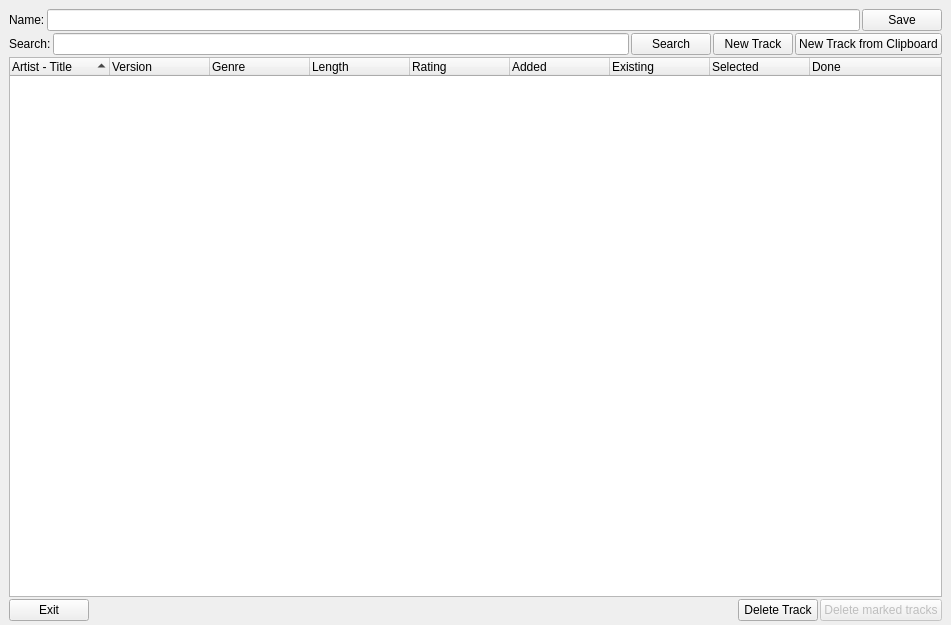
<?xml version="1.0" encoding="UTF-8"?>
<ui version="4.0">
 <class>SearchlistDialogClass</class>
 <widget class="QWidget" name="SearchlistDialogClass">
  <property name="geometry">
   <rect>
    <x>0</x>
    <y>0</y>
    <width>951</width>
    <height>625</height>
   </rect>
  </property>
  <property name="windowTitle">
   <string>Searchlist</string>
  </property>
  <property name="windowIcon">
   <iconset resource="../../resources.qrc">
    <normaloff>:/devices48/resources/tr48x48-0016.png</normaloff>:/devices48/resources/tr48x48-0016.png</iconset>
  </property>
  <layout class="QVBoxLayout" name="searchlistLayout">
   <property name="spacing">
    <number>2</number>
   </property>
   <property name="margin">
    <number>0</number>
   </property>
   <item>
    <layout class="QVBoxLayout" name="verticalLayout">
     <property name="leftMargin">
      <number>9</number>
     </property>
     <property name="topMargin">
      <number>9</number>
     </property>
     <property name="rightMargin">
      <number>9</number>
     </property>
     <property name="bottomMargin">
      <number>4</number>
     </property>
     <item>
      <layout class="QHBoxLayout" name="horizontalLayout_2">
       <item>
        <widget class="QLabel" name="label">
         <property name="text">
          <string>Name:</string>
         </property>
        </widget>
       </item>
       <item>
        <widget class="QLineEdit" name="searchlistName"/>
       </item>
       <item>
        <widget class="QPushButton" name="saveButton">
         <property name="text">
          <string>Save</string>
         </property>
         <property name="icon">
          <iconset resource="../../resources.qrc">
           <normaloff>:/icons/resources/filesave.png</normaloff>:/icons/resources/filesave.png</iconset>
         </property>
         <property name="iconSize">
          <size>
           <width>16</width>
           <height>16</height>
          </size>
         </property>
        </widget>
       </item>
      </layout>
     </item>
     <item>
      <layout class="QHBoxLayout" name="horizontalLayout_4">
       <property name="topMargin">
        <number>0</number>
       </property>
       <item>
        <widget class="QLabel" name="label_2">
         <property name="text">
          <string>Search:</string>
         </property>
        </widget>
       </item>
       <item>
        <widget class="QLineEdit" name="searchTerm"/>
       </item>
       <item>
        <widget class="QPushButton" name="searchButton">
         <property name="text">
          <string>Search</string>
         </property>
         <property name="icon">
          <iconset resource="../../resources.qrc">
           <normaloff>:/icons/resources/findmore.png</normaloff>:/icons/resources/findmore.png</iconset>
         </property>
         <property name="iconSize">
          <size>
           <width>16</width>
           <height>16</height>
          </size>
         </property>
         <property name="flat">
          <bool>false</bool>
         </property>
        </widget>
       </item>
       <item>
        <widget class="QPushButton" name="newTrackButton">
         <property name="text">
          <string>New Track</string>
         </property>
         <property name="icon">
          <iconset resource="../../resources.qrc">
           <normaloff>:/icons/resources/filenew.png</normaloff>:/icons/resources/filenew.png</iconset>
         </property>
         <property name="iconSize">
          <size>
           <width>16</width>
           <height>16</height>
          </size>
         </property>
         <property name="flat">
          <bool>false</bool>
         </property>
        </widget>
       </item>
       <item>
        <widget class="QPushButton" name="newTrackFromClipboardButton">
         <property name="text">
          <string>New Track from Clipboard</string>
         </property>
         <property name="icon">
          <iconset resource="../../resources.qrc">
           <normaloff>:/icons/resources/filenew.png</normaloff>:/icons/resources/filenew.png</iconset>
         </property>
         <property name="iconSize">
          <size>
           <width>16</width>
           <height>16</height>
          </size>
         </property>
         <property name="flat">
          <bool>false</bool>
         </property>
        </widget>
       </item>
      </layout>
     </item>
     <item>
      <layout class="QVBoxLayout" name="verticalLayout_2">
       <item>
        <widget class="QTreeWidget" name="trackList">
         <property name="contextMenuPolicy">
          <enum>Qt::CustomContextMenu</enum>
         </property>
         <property name="showDropIndicator" stdset="0">
          <bool>false</bool>
         </property>
         <property name="alternatingRowColors">
          <bool>true</bool>
         </property>
         <property name="selectionMode">
          <enum>QAbstractItemView::ExtendedSelection</enum>
         </property>
         <property name="rootIsDecorated">
          <bool>false</bool>
         </property>
         <property name="itemsExpandable">
          <bool>false</bool>
         </property>
         <property name="sortingEnabled">
          <bool>true</bool>
         </property>
         <property name="expandsOnDoubleClick">
          <bool>false</bool>
         </property>
         <column>
          <property name="text">
           <string>Artist - Title</string>
          </property>
         </column>
         <column>
          <property name="text">
           <string>Version</string>
          </property>
         </column>
         <column>
          <property name="text">
           <string>Genre</string>
          </property>
         </column>
         <column>
          <property name="text">
           <string>Length</string>
          </property>
         </column>
         <column>
          <property name="text">
           <string>Rating</string>
          </property>
         </column>
         <column>
          <property name="text">
           <string>Added</string>
          </property>
         </column>
         <column>
          <property name="text">
           <string>Existing</string>
          </property>
         </column>
         <column>
          <property name="text">
           <string>Selected</string>
          </property>
         </column>
         <column>
          <property name="text">
           <string>Done</string>
          </property>
         </column>
        </widget>
       </item>
       <item>
        <layout class="QHBoxLayout" name="horizontalLayout">
         <item>
          <widget class="QPushButton" name="saveExitButton">
           <property name="text">
            <string>Exit</string>
           </property>
           <property name="icon">
            <iconset resource="../../resources.qrc">
             <normaloff>:/icons/resources/application-exit.png</normaloff>:/icons/resources/application-exit.png</iconset>
           </property>
           <property name="iconSize">
            <size>
             <width>16</width>
             <height>16</height>
            </size>
           </property>
          </widget>
         </item>
         <item>
          <spacer name="horizontalSpacer_2">
           <property name="orientation">
            <enum>Qt::Horizontal</enum>
           </property>
           <property name="sizeHint" stdset="0">
            <size>
             <width>40</width>
             <height>20</height>
            </size>
           </property>
          </spacer>
         </item>
         <item>
          <widget class="QPushButton" name="deleteTrackButton">
           <property name="text">
            <string>Delete Track</string>
           </property>
           <property name="icon">
            <iconset resource="../../resources.qrc">
             <normaloff>:/icons/resources/trash-16.png</normaloff>:/icons/resources/trash-16.png</iconset>
           </property>
           <property name="iconSize">
            <size>
             <width>16</width>
             <height>16</height>
            </size>
           </property>
           <property name="flat">
            <bool>false</bool>
           </property>
          </widget>
         </item>
         <item>
          <widget class="QPushButton" name="deleteMarkedTracksButton">
           <property name="enabled">
            <bool>false</bool>
           </property>
           <property name="text">
            <string>Delete marked tracks</string>
           </property>
           <property name="icon">
            <iconset resource="../../resources.qrc">
             <normaloff>:/icons/resources/trash-16.png</normaloff>:/icons/resources/trash-16.png</iconset>
           </property>
           <property name="iconSize">
            <size>
             <width>16</width>
             <height>16</height>
            </size>
           </property>
          </widget>
         </item>
        </layout>
       </item>
      </layout>
     </item>
    </layout>
   </item>
  </layout>
 </widget>
 <tabstops>
  <tabstop>searchlistName</tabstop>
  <tabstop>trackList</tabstop>
  <tabstop>saveExitButton</tabstop>
  <tabstop>deleteMarkedTracksButton</tabstop>
 </tabstops>
 <resources>
  <include location="../../resources.qrc"/>
 </resources>
 <connections/>
</ui>
